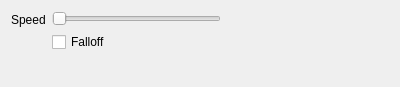
<?xml version="1.0" encoding="UTF-8"?>
<ui version="4.0">
 <class>Form</class>
 <widget class="QWidget" name="Form">
  <property name="geometry">
   <rect>
    <x>0</x>
    <y>0</y>
    <width>400</width>
    <height>87</height>
   </rect>
  </property>
  <property name="windowTitle">
   <string>Form</string>
  </property>
  <layout class="QVBoxLayout" name="verticalLayout_3">
   <item>
    <layout class="QHBoxLayout" name="horizontalLayout">
     <item>
      <layout class="QVBoxLayout" name="verticalLayout_2">
       <item>
        <widget class="QLabel" name="label">
         <property name="text">
          <string>Speed</string>
         </property>
        </widget>
       </item>
       <item>
        <widget class="QLabel" name="dummy_label">
         <property name="text">
          <string/>
         </property>
        </widget>
       </item>
      </layout>
     </item>
     <item>
      <layout class="QVBoxLayout" name="verticalLayout">
       <item>
        <widget class="QSlider" name="slider_speed">
         <property name="orientation">
          <enum>Qt::Horizontal</enum>
         </property>
        </widget>
       </item>
       <item>
        <widget class="QCheckBox" name="check_falloff">
         <property name="text">
          <string>Falloff</string>
         </property>
        </widget>
       </item>
      </layout>
     </item>
     <item>
      <spacer name="horizontalSpacer">
       <property name="orientation">
        <enum>Qt::Horizontal</enum>
       </property>
       <property name="sizeHint" stdset="0">
        <size>
         <width>40</width>
         <height>20</height>
        </size>
       </property>
      </spacer>
     </item>
    </layout>
   </item>
   <item>
    <spacer name="verticalSpacer">
     <property name="orientation">
      <enum>Qt::Vertical</enum>
     </property>
     <property name="sizeHint" stdset="0">
      <size>
       <width>20</width>
       <height>14</height>
      </size>
     </property>
    </spacer>
   </item>
  </layout>
 </widget>
 <resources/>
 <connections/>
</ui>
